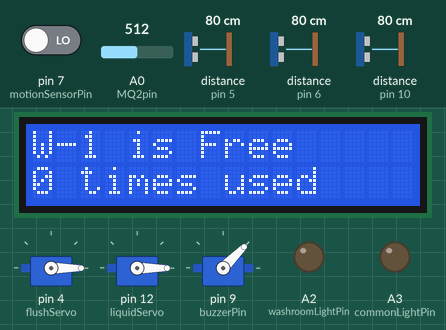
Simulated run of this sketch. Board: Arduino Uno, built with avr-gcc and run on an emulated ATmega328P. Parts: 16×2 character LCD, 3 × servo, output pins drawn as LEDs (lit = HIGH). Wiring (inferred from the names in the program): 3 × ultrasonic range finder: trigger pin 8, echo pin 5 / trigger pin 11, echo pin 10 / trigger pin 13, echo pin 6; servo: signal pin 9. The inputs (shaded band) are chosen by the test bench; at power-on: distance to the obstacle (sensors on pin 5, pin 10, pin 6) 80 cm, A0 (MQ2pin) = 512, pin 7 (motionSensorPin) LOW. The echo pulse lasts 58.3 µs per cm; servo pulses on a pin are drawn as a servo (544–2400 µs = 0–180°); pins used as bus, display or sensor lines are not drawn; what the sketch prints to the serial monitor is not drawn.

Above: at 4.5 s.
4.6 s: distance to the obstacle (sensor on pin 5) set to 12 cm
At 7.6 s:
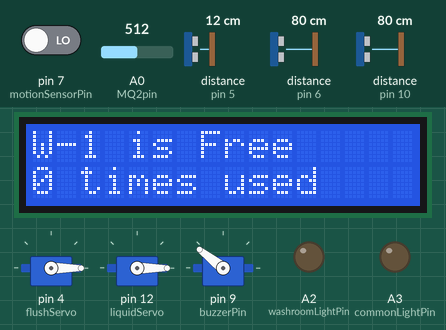
12.6 s: distance to the obstacle (sensor on pin 5) set to 9 cm
At 14.4 s:
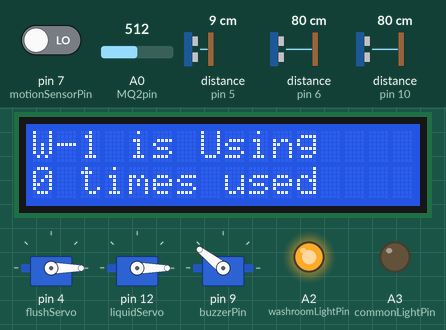
16.9 s: A0 (MQ2pin) set to 309
26.1 s: A0 (MQ2pin) set to 290
At 26.42 s:
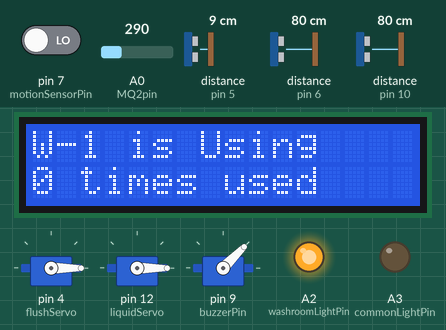
30.4 s: distance to the obstacle (sensor on pin 10) set to 2 cm
At 31.3 s:
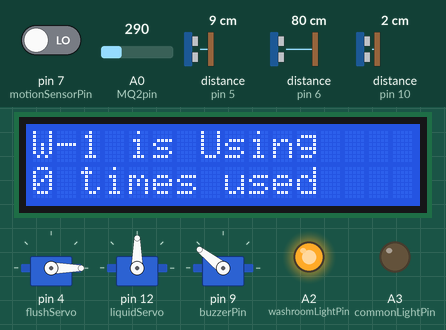
34.7 s: distance to the obstacle (sensor on pin 10) set to 250 cm
Timing chart, 0 to 37.7 s (numbered marks = the images above; inputs shaded):
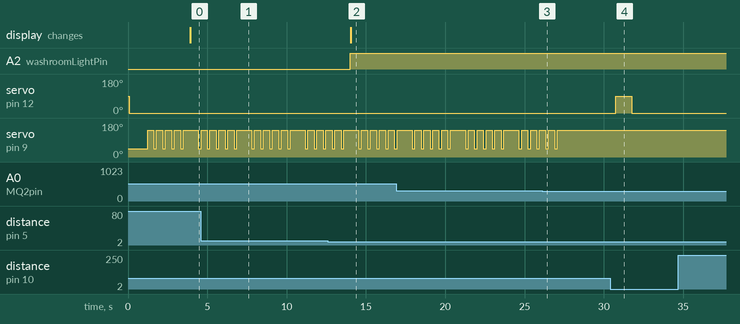

Measured:
- the behaviour switches between 11 and 10 cm on distance to the obstacle (sensor on pin 5) (found by bisection; images 1 and 2)
- the behaviour switches between 301 and 300 on A0 (MQ2pin) (found by bisection; images 2 and 3)
- after the input at 12.6 s, A2 (washroomLightPin): LOW → HIGH after 1.4 s; the display: changes after 1.4 s (image 2)
- after the input at 26.1 s, servo on pin 9 (buzzerPin): goes on until 27.1 s, then stays 142°
- after the input at 30.4 s, servo on pin 12 (liquidServo): 0° → 90° after 0.34 s, → 0° 1.0 s later
- after the input at 34.7 s, every drawn part: stays the same
- by itself, servo on pin 9 (buzzerPin): repeats every 3.4 s: 4 × (45° 0.16 s, 142° 0.40 s), 45° 0.16 s, 142° 0.95 s

The sketch:

micro-project.ino
```cpp
#include <Servo.h>
#include <LiquidCrystal_I2C.h>
#include <SoftwareSerial.h>

SoftwareSerial nodemcu(2, 3);

LiquidCrystal_I2C lcd(0x3F, 16, 2);
Servo flushServo;
Servo liquidServo;

#define MQ2pin A0

const int washroomTrigPin = 8;
const int washroomEchoPin = 5;
const int washroomLightPin = A2;
const int motionSensorPin = 7;
const int commonLightPin = A3;
const int buzzerPin = 9;

const int liquidEchoPin = 10;
const int liquidTrigPin = 11;

const int levelEchoPin = 6;
const int levelTrigPin = 13;


int flushValue = 0;
int handWashValue = 0;
bool isSameHand = false;
bool handWashDropped = false;
float sensorValue;
int washroomUsedCount = 0;
int handWashLevel = 1;


int data1 = 0;
int data2 = 0;
float data3 = 0.0;

String cdata;

unsigned long lastDataSendTime = 0;           // Variable to track the last data send time
const unsigned long dataSendInterval = 1000;  // Data send interval in milliseconds


//define sound velocity in cm/uS
#define SOUND_VELOCITY 0.034
#define CM_TO_INCH 0.393701


void makeFlush() {
  if (flushValue) {
    washroomUsedCount++;
    flushServo.write(90);
    flushValue = 0;
    delay(3000);
    flushServo.write(0);
  }
}


float findDistance(int trigPin, int echoPin) {
  long duration;
  float distanceCm;
  float distanceInch;

  // Clears the trigPin
  digitalWrite(trigPin, LOW);
  delayMicroseconds(2);
  // Sets the trigPin on HIGH state for 10 micro seconds
  digitalWrite(trigPin, HIGH);
  delayMicroseconds(10);
  digitalWrite(trigPin, LOW);

  // Reads the echoPin, returns the sound wave travel time in microseconds
  duration = pulseIn(echoPin, HIGH);

  // Calculate the distance
  distanceCm = duration * SOUND_VELOCITY / 2;

  // Convert to inches
  distanceInch = distanceCm * CM_TO_INCH;

  return distanceInch;
}

int checkUserInside() {
  float washroomUserDistance = findDistance(washroomTrigPin, washroomEchoPin);
  if (washroomUserDistance < 4.00) {
    data1 = 1;
    //Serial.println("Someone using this washroom!");
    flushValue = 1;
    // turn on washroom light & fan
    analogWrite(washroomLightPin, 255);

    return 1;
  } else {
    //Serial.println("Washroom is available to use!");
    data1 = 0;
    makeFlush();
    // turn off washroom light & fan
    analogWrite(washroomLightPin, 0);

    return 0;
  }
}


void setup() {
  pinMode(buzzerPin, OUTPUT);  //Set buzzerPin as output

  lcd.init();
  lcd.clear();
  lcd.backlight();

  nodemcu.begin(9600);

  Serial.begin(9600);  // Starts the serial communication
  flushServo.attach(4);
  liquidServo.attach(12);
  pinMode(washroomTrigPin, OUTPUT);
  pinMode(washroomEchoPin, INPUT);
  pinMode(washroomLightPin, OUTPUT);
  pinMode(motionSensorPin, INPUT);
  pinMode(commonLightPin, OUTPUT);

  pinMode(liquidEchoPin, INPUT);
  pinMode(liquidTrigPin, OUTPUT);

  pinMode(levelTrigPin, OUTPUT);
  pinMode(levelEchoPin, INPUT);

  flushServo.write(0);
  liquidServo.write(0);


  delay(1000);  //Add a little delay
}

void loop() {

  // check for smoke
  sensorValue = analogRead(MQ2pin);

  //Serial.print("total used -> ");
  //Serial.println(washroomUsedCount);

  //Serial.println(sensorValue);
  if (sensorValue > 300) {
    data2 = 1;
    beep(5);
  } else {
    data2 = 0;
    // digitalWrite(buzzerPin,HIGH);
  }

  //check koridor motion
  int val = digitalRead(motionSensorPin);
  if (val == 1) {
    digitalWrite(commonLightPin, HIGH);
  } else {
    digitalWrite(commonLightPin, LOW);
  }


  // check handWash liquid level
  float liquidLevel = findDistance(levelTrigPin, levelEchoPin);
  data3 = liquidLevel;
  if (liquidLevel < 4.00) {
    //Serial.println("Enough Handwash");
    handWashLevel = 1;
  } else {
    //Serial.println("Low Handwash. Please Refill!");
    handWashLevel = 0;
  }

  //
  handWashControl();
  int isUser = checkUserInside();
  // -----------------------------
  unsigned long currentTime = millis();

  // Send data at regular intervals
  if (currentTime - lastDataSendTime >= dataSendInterval) {
    lastDataSendTime = currentTime;

    // Collect data and create data string
    // ...
    cdata = cdata + data1 + "," + data2 + "," + data3 + "," + washroomUsedCount;

    // Send data to NodeMCU
    nodemcu.println(cdata);
    Serial.println(cdata);  // For debugging

    // Clear the data string
    cdata = String();
  }


  // ---------------------------------

  if (isUser) {
    lcd.clear();
    lcd.setCursor(0,0);
    lcd.print("W-1 is Using");
    lcd.setCursor(0,1);
    lcd.print(washroomUsedCount);
    lcd.print(" times used");
  } else {
    lcd.setCursor(0,0);
    lcd.clear();
    lcd.print("W-1 is Free");
    lcd.setCursor(0,1);
    lcd.print(washroomUsedCount);
    lcd.print(" times used");
  }
  delay(500);
}

void dropHandWash() {
  if (handWashDropped == false) {
    liquidServo.write(90);
    delay(1000);
    liquidServo.write(0);
    handWashDropped = true;
  }
}

void handWashControl() {
  float userHandDistance = findDistance(liquidTrigPin, liquidEchoPin);
  if (userHandDistance < 4.00 && isSameHand == false) {
    //Serial.println("Handwash dropping");
    dropHandWash();
  } else {
    //Serial.println("Handwash Not dropping");
    handWashDropped = false;
  }
  // dropHandWash();
}


void beep(int x) {  //creating function
  unsigned char i, j;
  while (x) {
    for (i = 0; i < 80; i++)  // When a frequency sound
    {
      digitalWrite(buzzerPin, HIGH);  //send tone
      delay(1);
      digitalWrite(buzzerPin, LOW);  //no tone
      delay(1);
    }
    for (i = 0; i < 100; i++) {
      digitalWrite(buzzerPin, HIGH);
      delay(2);
      digitalWrite(buzzerPin, LOW);
      delay(2);
    }
    x--;
  }
}
```
